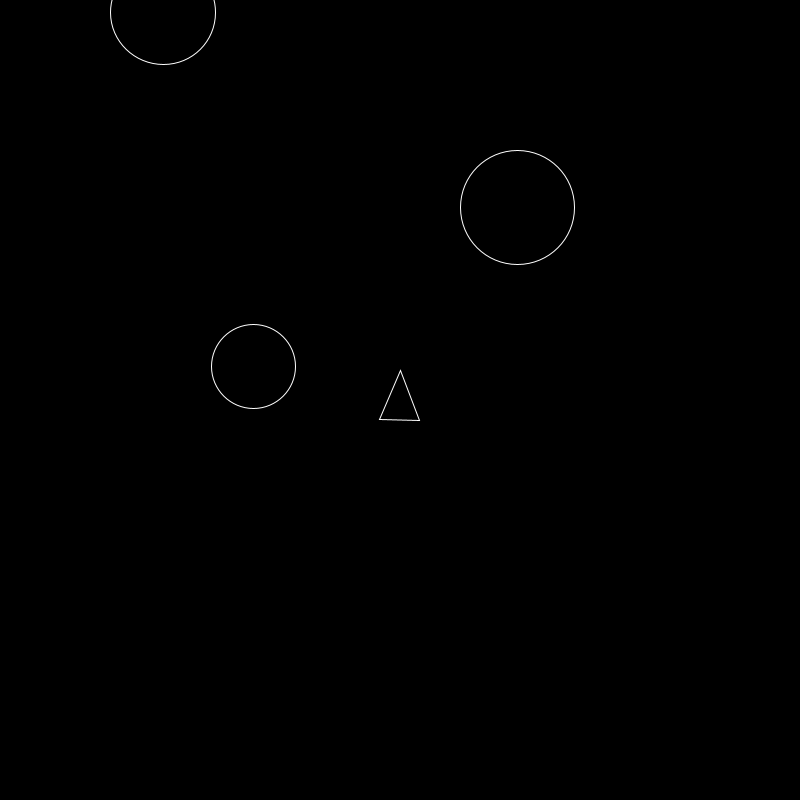
Frame 1 (no input)
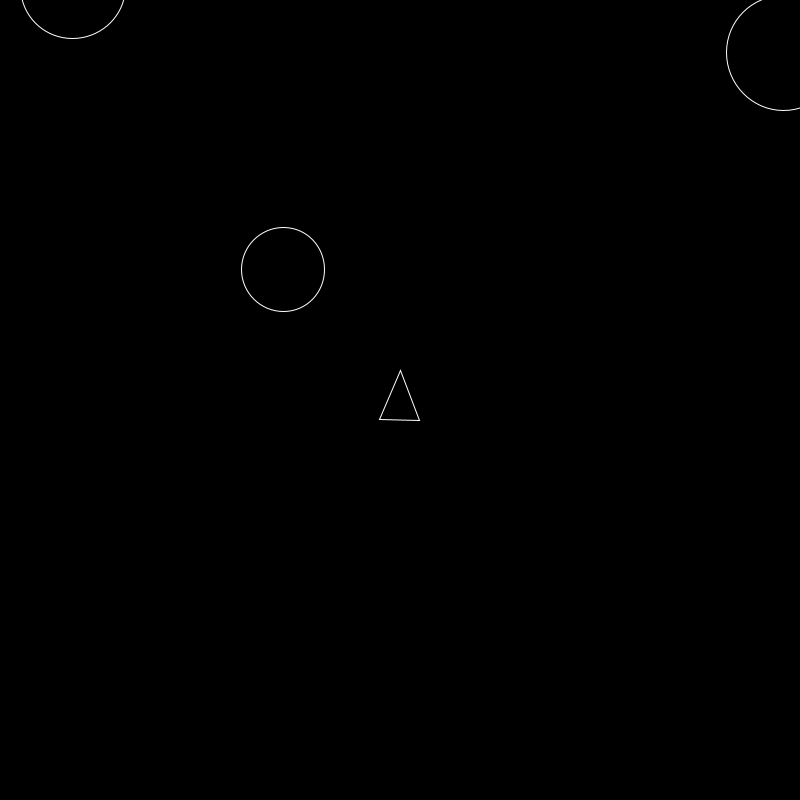
Frame 60 (the mouse pressed at the canvas centre just before this capture)
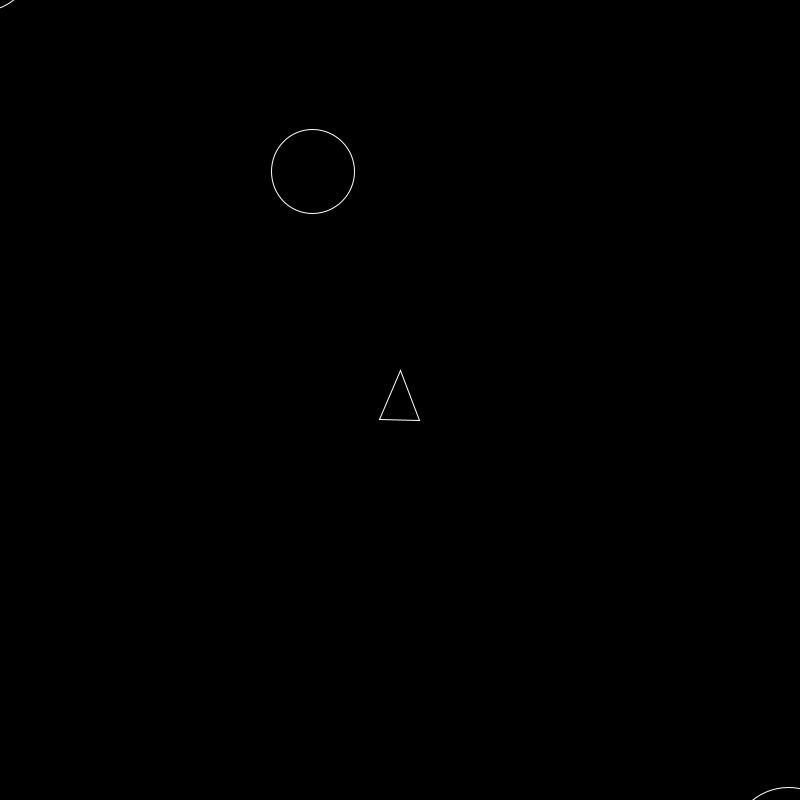
Frame 120 (the mouse held since frame 60 and released just before this capture)

The Processing sketch that drew these frames (run headless with seeded random() and noise(); from frame 60 on, the mouse is pressed at the canvas centre):

// Processing sketch: Asteroids
// ── Asteroids.pde
Ship Player;
ArrayList<Asteroid> Asteroids;
ArrayList<Shot> Shots;
boolean Dead;

void setup() {
  size(800, 800);
  Player = new Ship();
  Asteroids = new ArrayList<Asteroid>();

  Shots = new ArrayList<Shot>();
  for (int i = 0; i < 3; i++) {
    Asteroids.add(new Asteroid(true, 0, 0, 0));
  }
  Dead = false;
}

void draw() {
  if (Dead) {
    noLoop();
  }
  background(0);
  Player.Show();
  Player.Update();
  for (Asteroid Current : Asteroids) {
    Current.Show();
    Current.Update();
    if (Current.IntersectsPlayer(Player)) {
      println(Dead);
      Dead = true;
    }
  }

  for (int i = Shots.size() - 1; i >= 0; i--) {
    Shot CurrentShot = Shots.get(i);
    CurrentShot.Show();
    CurrentShot.Update();
    for (int j = Asteroids.size() - 1; j >= 0; j--) {
      Asteroid CurrentAsteroid = Asteroids.get(j);
      if (CurrentShot.Intersects(CurrentAsteroid)) {
        if (CurrentAsteroid.Radius > 25) {
          Asteroids.add(new Asteroid(false, CurrentAsteroid.Radius, CurrentAsteroid.Position.x, CurrentAsteroid.Position.y));
          Asteroids.add(new Asteroid(false, CurrentAsteroid.Radius, CurrentAsteroid.Position.x, CurrentAsteroid.Position.y));
        }
        if (CurrentAsteroid.Parent == true) {
          Asteroids.add(new Asteroid(true, 0, 0, 0));
        }
        Shots.remove(i);
        Asteroids.remove(j);
      }
    }
    if (CurrentShot.Finished) {
      if (Shots.size() != 0) {
        Shots.remove(i);
      }
    }
  }
}

void keyReleased() {
  if (key == 'a' || key == 'd') {
    Player.RotationChange = 0;
  } else if (key == 'w') {
    Player.Moving = false;
  }
}

void keyPressed() {
  if (key == 'd') {
    Player.RotationChange = 0.05;
  } else if (key == 'a') {
    Player.RotationChange = -0.05;
  } else if (key == 'w') {
    Player.Moving = true;
  } else if (key == ' ') {
    if (Shots.size() < 4) {
      Shots.add(new Shot(Player.Position.x, Player.Position.y, Player.Rotation));
    }
  }
}

// ── Asteroid_Class.pde
class Asteroid {
  PVector Position;
  PVector Velocity;
  float Radius;
  PVector[] RandomShapes;
  boolean Parent;

  Asteroid(boolean parent, float radius, float XPos, float YPos) {   
    Parent = parent;
    if (Parent) {
      Position = new PVector(random(0, width), random(0, height));
      Velocity = new PVector(random(-5, 5), random(-5, 5));
      Radius = random(40, 60);
      Parent = true;
    } else {
      Position = new PVector(XPos, YPos);
      Velocity = new PVector(random(-5, 5), random(-5, 5));
      Radius = 2*(radius/3);
      Parent = false;
    }
  }

  void Show() {
    stroke(255);
    strokeWeight(1);
    ellipse(Position.x, Position.y, Radius*2, Radius*2);
  }

  void Update() {
    boolean Teleport = false;
    Position.add(Velocity);
    if (Position.x < -Radius-10) {
      Teleport = true;
      Position.x = width+Radius+10;
    } else if (Position.x > width+Radius+10) {
      Position.x = -Radius-10;
      Teleport = true;
    } else if (Position.y < -Radius-10) {
      Position.y = height+Radius+10;
      Teleport = true;
    } else if (Position.y > height+Radius+10) {
      Position.y = (-Radius)-10;
      Teleport = true;
    }
    if (Teleport) {
      Velocity = new PVector(random(-5, 5), random(-5, 5));
    }
  }

  boolean IntersectsPlayer(Ship Player) {
    float DeltaX = Position.x - max(Player.Position.x-20, min(Position.x, Player.Position.x-20 + 40));
    float DeltaY = Position.y - max(Player.Position.y, min(Position.y, Player.Position.y-20 + 50));
    return (DeltaX * DeltaX + DeltaY * DeltaY) < (Radius * Radius);
  }
}

// ── Class_Ship.pde
class Ship {
  PVector Position;
  float Rotation = PI;
  float StoredRotation;
  float RotationChange;
  float Acceleration;
  boolean Moving;

  Ship() {
    Position = new PVector(width/2, height/2);
  }

  void Update() {
    if (Position.x < -40) {
      Position.x = width+40;
    } else if (Position.x > width+40) {
      Position.x = -40;
    } else if (Position.y < -40) {
      Position.y = height+40;
    } else if (Position.y > height+40) {
      Position.y = -40;
    }
    Rotation += RotationChange;

    if (Moving) {
      Acceleration = 3;
      Position.x += -sin(Rotation)*Acceleration;
      Position.y += cos(Rotation)*Acceleration;
      StoredRotation = Rotation;
    } else {
      Position.x += -sin(StoredRotation)*Acceleration;
      Position.y += cos(StoredRotation)*Acceleration;
      Acceleration -= 0.05;
      if (Acceleration < 0) {
        Acceleration = 0;
      }
    }
  }

  void Show() {
    noFill();
    pushMatrix();
    translate(Position.x, Position.y);
    rotate(Rotation);
    stroke(255, 0, 0);
    stroke(255);
    beginShape();
    vertex(-20, -20);
    vertex(20, -20);
    vertex(0, 30);
    endShape(CLOSE);
    if (Moving) {
      beginShape();
      vertex(-10, -20);
      vertex(10, -20);
      vertex(0, -35);
      endShape(CLOSE);
    }
    popMatrix();
  }
}

// ── Laser_Class.pde
class Shot {
  PVector Position;
  PVector Velocity;
  float Angle;
  boolean Finished;
  
  Shot(float XPos, float YPos, float angle) {
    Finished = false;
    Angle = angle+PI/2;
    Position = new PVector(XPos,YPos);
    Velocity = new PVector(10*cos(Angle), 10*sin(Angle));
  }
  
  void Show() {
    float Heading = Position.heading();
    PVector EndPos = new PVector(Position.x + 15*cos(Angle), Position.y + 15*sin(Angle));
    line(Position.x,Position.y, EndPos.x, EndPos.y);
  }
  
  void Update() {
    Position.add(Velocity);
    if (Position.x < 0 || Position.x > width || Position.y < 0 || Position.y > height) {
      Finished = true;
    }
  }
  
  boolean Intersects(Asteroid Meteor) {
    if ((Position.x - Meteor.Position.x) * (Position.x - Meteor.Position.x) + (Position.y - Meteor.Position.y) * (Position.y - Meteor.Position.y) < Meteor.Radius*Meteor.Radius) {
      return true;
    }
    return false;
  }
}
